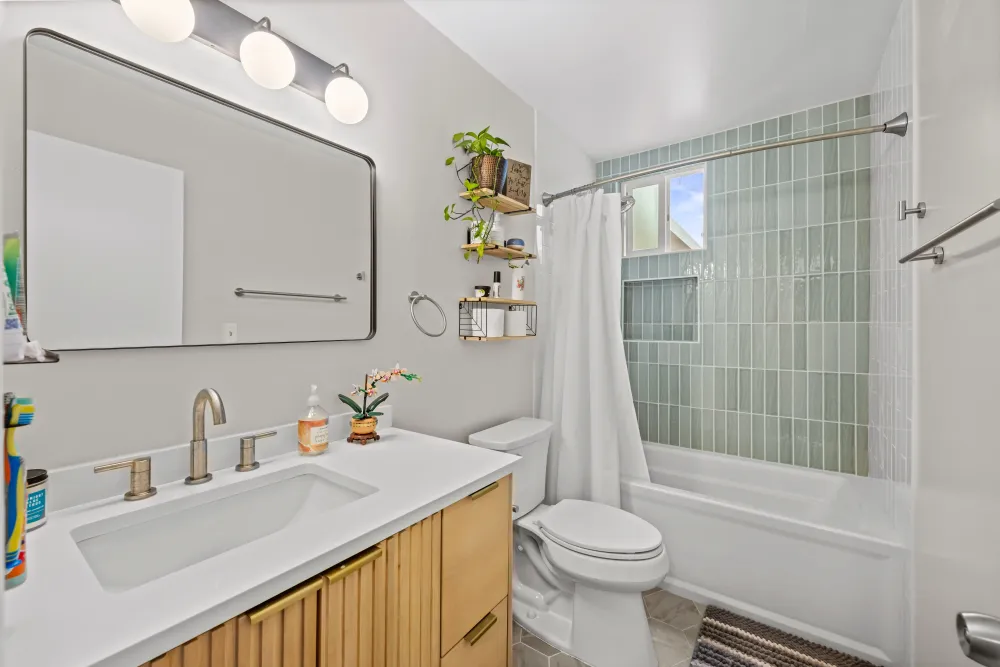
#> input picture kingsfield11-1000.webp, 1000 x 667 px, given in place of westwood5-2000.webp, which was not available
$ python ad5.py
#> lines starting #> are read from the running program, lines starting #| are printed output that depends on the picture; pictures that were not available may be replaced by others from this repository, and a replacement may not be noted
### tools/meta-ads/gbads.py
"""Shared helpers for the Guild Builders Meta ad creative.

Every ad is generated from the website's own photo library, so the source of
truth for imagery is the repo below, not this folder.
"""
from PIL import Image, ImageDraw, ImageFont
import os


# this file lives at <repo>/tools/meta-ads/, so the photo library is two up
REPO = os.path.normpath(os.path.join(os.path.dirname(os.path.abspath(__file__)), "..", ".."))
NAVY   = (26, 36, 59)
GOLD   = (198, 169, 97)
GOLD_H = (236, 211, 119)
WHITE  = (252, 252, 252)
LICENSE = "CA Lic #1154614"

AV  = "/System/Library/Fonts/Avenir Next.ttc"
AVC = "/System/Library/Fonts/Avenir Next Condensed.ttc"
IDX = {"bold": 0, "demi": 2, "medium": 5, "regular": 7, "heavy": 8}

def font(weight="bold", size=48, cond=False):
    return ImageFont.truetype(AVC if cond else AV, size, index=IDX[weight])

def load(name):
#> called with name = 'westwood5-2000.webp'
    return Image.open(os.path.join(REPO, name)).convert("RGB")
#> returned value is the input picture: PIL image 1000x667 RGB; mean R, G, B 179.7, 175.8, 168

def fit_crop(im, w, h, focus=0.5):
    """Cover-crop to exactly w x h. focus 0..1 slides the kept window."""
#> called with w = 1080, h = 1080, focus = 0.25
    sr, tr = im.width / im.height, w / h
#> sr = 1.5; tr = 1
    if sr > tr:
        nw = int(round(im.height * tr))
#> nw = 667
        x = int((im.width - nw) * focus)
#> x = 83
        im = im.crop((x, 0, x + nw, im.height))
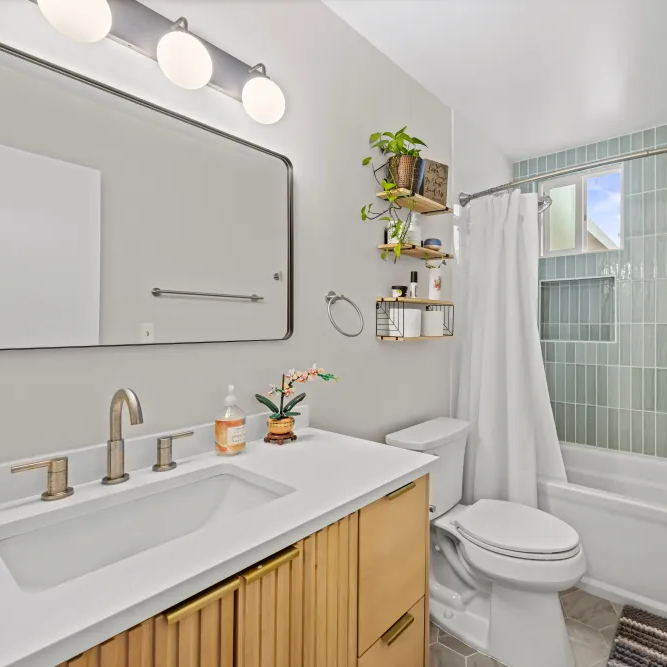
#> im: PIL image 667x667 RGB; mean R, G, B 183.3, 177.9, 169.1
    else:
        nh = int(round(im.width / tr))
        y = int((im.height - nh) * focus)
        im = im.crop((0, y, im.width, y + nh))
    return im.resize((w, h), Image.LANCZOS)
#> returned value: PIL image 1080x1080 RGB

def ls_text(d, xy, text, f, fill, tracking=0, anchor_right=False):
    total = sum(d.textlength(c, font=f) + tracking for c in text) - tracking
    x, y = xy
    if anchor_right:
        x -= total
    for c in text:
        d.text((x, y), c, font=f, fill=fill)
        x += d.textlength(c, font=f) + tracking
    return total

def scrim(base, top_y, color=NAVY, max_a=252, solid_from=0.74):
    """Gradient to SOLID colour over the last stretch. The solid tail matters:
    a gradient that only reaches ~76% lets the photo show through and washes
    out the wordmark."""
#> called with top_y = 470, color = (26, 36, 59), max_a = 250, solid_from = 0.74
    h = base.height - top_y
#> h = 610
    ov = Image.new("RGBA", (base.width, h))
#> ov: PIL image 1080x610 RGBA; every value is 0
    dd = ImageDraw.Draw(ov)
    for i in range(h):
        t = min(1.0, (i / max(h - 1, 1)) / solid_from)
        dd.line([(0, i), (base.width, i)], fill=color + (int(max_a * (t ** 1.25)),))
    base.paste(Image.alpha_composite(
        base.crop((0, top_y, base.width, base.height)).convert("RGBA"), ov).convert("RGB"),
        (0, top_y))
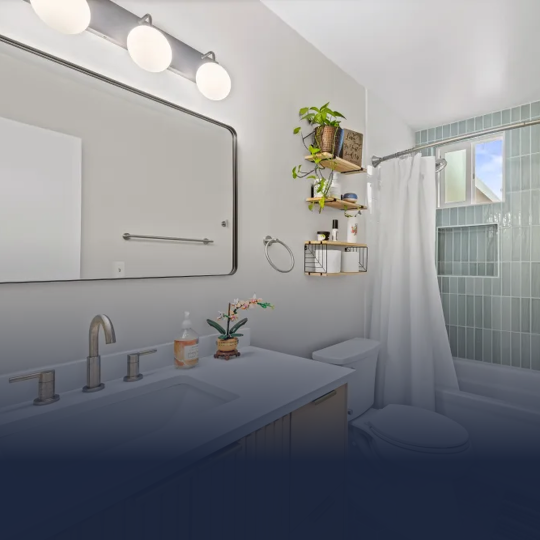
#> base: PIL image 1080x1080 RGB (shown at 1/2 size); mean R, G, B 134.8, 136.4, 140.4

# [7 lines left out: function pill, not called in this run]

LOGO = os.path.join(os.path.dirname(os.path.abspath(__file__)), "newguild_keyed.png")

# [12 lines left out: functions wordmark, logo_lockup, not called in this run]

def wrap(d, text, f, max_w, tracking=0):
#> called with text = 'Waterfall quartz island', max_w = 950, tracking = 0
    words, lines, cur = text.split(), [], ""
    for w in words:
        t = (cur + " " + w).strip()
        if sum(d.textlength(c, font=f) + tracking for c in t) - tracking <= max_w or not cur:
            cur = t
        else:
            lines.append(cur); cur = w
    if cur:
        lines.append(cur)
    return lines

### tools/meta-ads/ad5.py
"""Ad 5 - educational carousel, six cards at 1080x1080.

The guide's Card 3 (pull-out drawers) and Card 4 (concealed trash) were
dropped: no such photos exist in the 1057-image library. Pantry and bar were
substituted rather than faking them.

Material names are per-project and must not be generalised: westwood is
engineered QUARTZ; brava, kingsfield and poole are QUARTZITE.
"""
from PIL import Image, ImageDraw
from gbads import *

S = 1080

CARDS = [
    ("westwood5-2000.webp",   "01", "Waterfall quartz island",      "Stone that wraps the edge to the floor",
     "Westwood Drive, Carlsbad", 0.25),
    ("kingsfield4-2000.webp", "02", "Contrasting island cabinetry", "Navy base against warm white oak",
     "Kingsfield Court, San Diego", 0.35),
    ("poole8-2000.webp",      "03", "Concealed pantry storage",     "Full-height doors, nothing on show",
     "Poole Street, La Jolla", 0.5),
    ("caminito4-2000.webp",   "04", "Built-in wine and bar storage", "Glass uppers, refrigerated below",
     "Caminito Ocean Cove, Encinitas", 0.42),
    ("miracle1-2000.webp",    "05", "Concealed refrigerator",       "Panelled to match the cabinetry",
     "Miracle Drive, San Diego", 0.12),
]

def photo_card(src, num, title, sub, place, focus, out):
    c = fit_crop(load(src), S, S, focus)
    scrim(c, 470, max_a=250)
    d = ImageDraw.Draw(c)

    ft, fs, fp = font("bold", 57), font("medium", 29), font("demi", 22)
    lines = wrap(d, title, ft, S - 130)
#> lines = ['Waterfall quartz island']

    addr_y  = 924
    sub_y   = addr_y - 44
    title_y = sub_y - 8 - 66 * len(lines)
#> title_y = 806
    rule_y  = title_y - 30
#> rule_y = 776
    num_y   = rule_y - 44
#> num_y = 732

    ls_text(d, (48, num_y), num, font("heavy", 26), GOLD_H, 3)
    d.rectangle([48, rule_y, 48 + 74, rule_y + 3], fill=GOLD)
    for i, ln in enumerate(lines):
        d.text((48, title_y + i * 66), ln, font=ft, fill=WHITE)
#> this loop made 1 pass
    d.text((48, sub_y), sub, font=fs, fill=(226, 228, 233))
    ls_text(d, (48, addr_y), place.upper(), fp, GOLD_H, 3.4)

    ls_text(d, (S - 44, S - 44), LICENSE, font("demi", 21), GOLD, 1.4, anchor_right=True)
    c.save(out, quality=95); print("wrote", out)
#> after `c.save(out, quality=95)`:
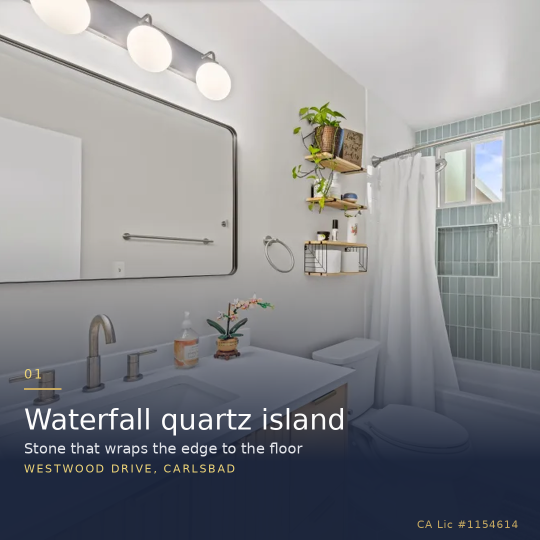
#> saved as ad5_card1.png: PIL image 1080x1080 RGB (shown at 1/2 size); mean R, G, B 137, 138.5, 142.1
#| wrote ad5_card1.png

def end_card(out):
    c = Image.new("RGB", (S, S), NAVY)
    d = ImageDraw.Draw(c)
    for x0, y0, w, h in [(48,48,96,3),(48,48,3,96),
                         (S-48-96,S-51,96,3),(S-51,S-48-96,3,96)]:
        d.rectangle([x0, y0, x0+w, y0+h], fill=GOLD)

    lg = wordmark(250)
    c.paste(lg, ((S - lg.width) // 2, 176), lg)

    ft = font("bold", 62)
    lines = wrap(d, "Which layout fits your home?", ft, S - 200)
    y = 500
    for ln in lines:
        d.text(((S - d.textlength(ln, font=ft)) / 2, y), ln, font=ft, fill=WHITE); y += 72

    fs = font("medium", 31)
    sub = "Free in-home design consultation"
    d.text(((S - d.textlength(sub, font=fs)) / 2, y + 14), sub, font=fs, fill=(214, 218, 226))

    fb = font("demi", 30); bt = "SEE THE FULL GALLERY"
    bw = sum(d.textlength(ch, font=fb) + 3 for ch in bt) - 3
    bx0, by0 = (S - bw - 84) / 2, y + 100
    d.rounded_rectangle([bx0, by0, bx0 + bw + 84, by0 + 78], radius=8, fill=GOLD)
    ls_text(d, (bx0 + 42, by0 + 22), bt, fb, NAVY, 3)

    fl = font("demi", 24)
    lw = sum(d.textlength(ch, font=fl) + 1.4 for ch in LICENSE) - 1.4
    ls_text(d, ((S - lw) / 2, S - 76), LICENSE, fl, GOLD, 1.4)
    c.save(out, quality=95); print("wrote", out)

if __name__ == "__main__":
    for i, (src, num, title, sub, place, f) in enumerate(CARDS, 1):
        photo_card(src, num, title, sub, place, f, f"ad5_card{i}.png")
#> pass 2 of the loop `for i, (src, num, title, sub, place, f) in enumerate(CARDS, 1):`:
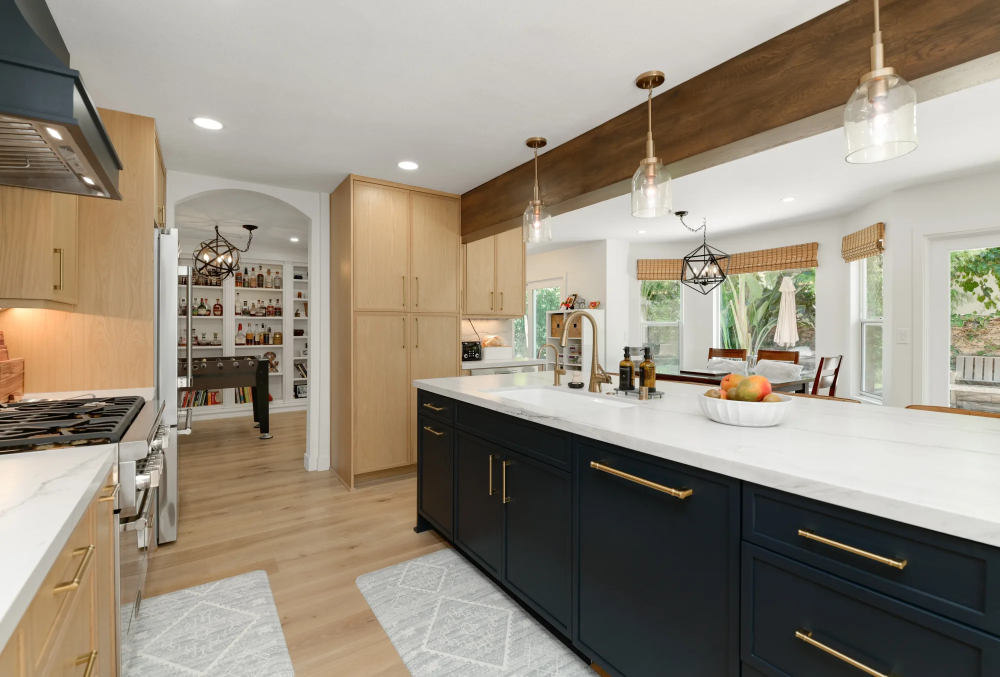
#> input picture kingsfield4-2000.webp, 2000 x 1354 px (shown at 1/2 size)
#> in load, returned value is the input picture: PIL image 2000x1354 RGB; mean R, G, B 152.4, 142.8, 128
#> im: PIL image 1354x1354 RGB
#> in scrim (call 2), `base.paste(Image.alpha_composite( base.crop((0, top_y, base.width, bas..`:
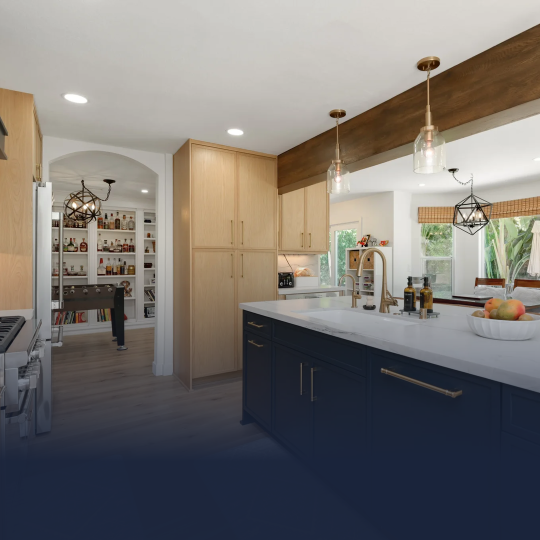
#> base: PIL image 1080x1080 RGB (shown at 1/2 size); mean R, G, B 120.8, 116.6, 113.3
#> lines = ['Contrasting island cabinetry']
#> the loop in photo_card (call 2), `for i, ln in enumerate(lines):` made 1 pass
#> in photo_card (call 2), `c.save(out, quality=95)`:
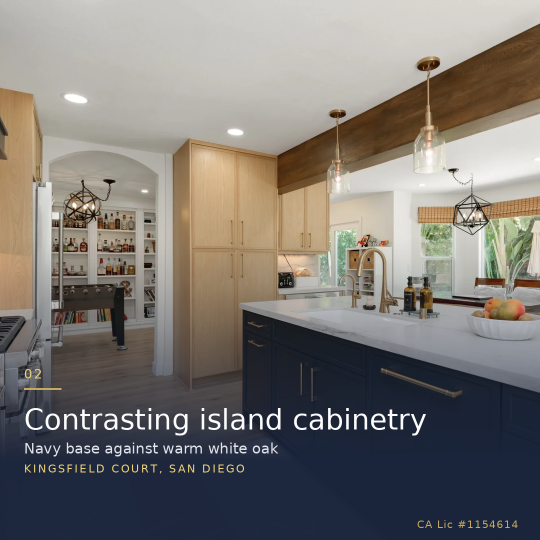
#> saved as ad5_card2.png: PIL image 1080x1080 RGB (shown at 1/2 size); mean R, G, B 123.4, 119.1, 115.3
#| wrote ad5_card2.png
#> pass 3 of the loop `for i, (src, num, title, sub, place, f) in enumerate(CARDS, 1):`:
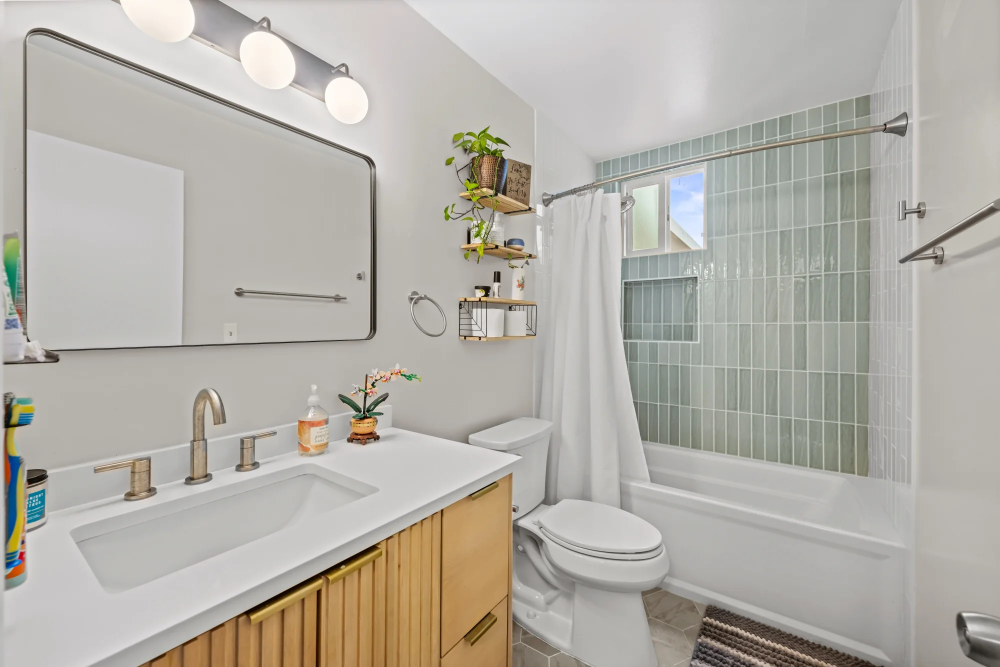
#> input picture kingsfield11-2000.webp, 2000 x 1334 px, given in place of poole8-2000.webp, which was not available (shown at 1/2 size)
#> in load, returned value is the input picture: PIL image 2000x1334 RGB; mean R, G, B 179.6, 175.9, 168
#> sr = 1.5
#> nw = 1334
#> x = 333
#> in fit_crop (call 3), `im = im.crop((x, 0, x + nw, im.height))`:
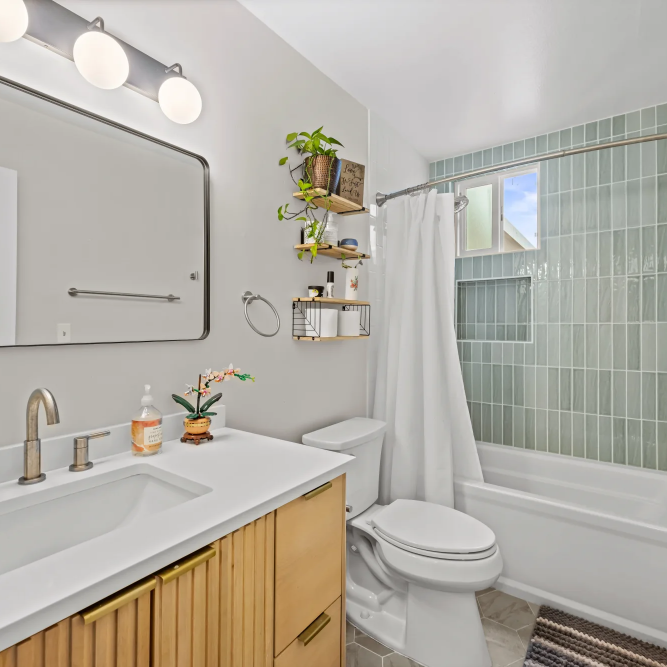
#> im: PIL image 1334x1334 RGB (shown at 1/2 size); mean R, G, B 179.8, 175, 165.8
#> lines = ['Concealed pantry storage']
#> the loop in photo_card (call 3), `for i, ln in enumerate(lines):` made 1 pass
#> in photo_card (call 3), `c.save(out, quality=95)`:
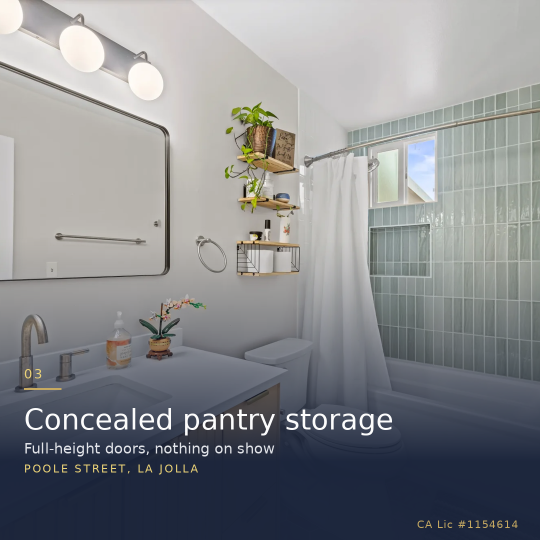
#> saved as ad5_card3.png: PIL image 1080x1080 RGB (shown at 1/2 size); mean R, G, B 134.7, 136.8, 140
#| wrote ad5_card3.png
#> (the run stopped early here; a loop or call above may not have finished)
